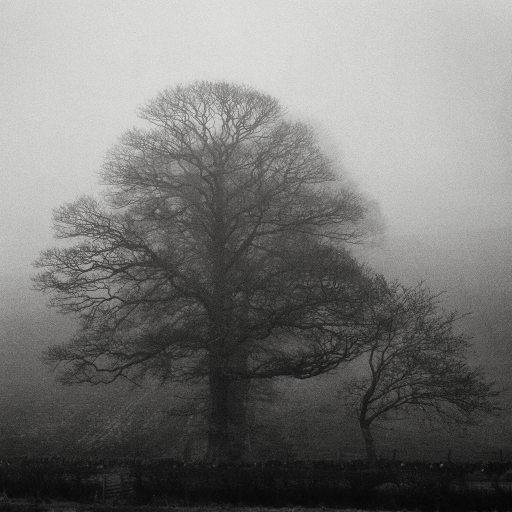
#> input picture detecting-low-contrast/image.png, 1024 x 1024 px (shown at 1/2 size)
$ jupyter execute notebook.ipynb
#> lines starting #> are read from the running program, lines starting #| are printed output that depends on the picture; after the words box and inside, x2 and y2 are one past the last pixel; in counts of white or black regions, pixels touching at a corner belong together
# [Detecting low contrast images with OpenCV, scikit-image, and Python](https://pyimagesearch.com/2021/01/25/detecting-low-contrast-images-with-opencv-scikit-image-and-python/)

If you are able to control the environment and, most importantly, the lighting when you capture an image, the easier it will be to write code to process the image. But is'nt possible to always controll your environment and lighting conditions.

In this cases, you can instead detect when low quality images, specifically low contrast images, are presented to your pipeline. And then, if a low contrast image is detected, you can throw the image out or alert the user to capture an image in better lighting conditions.

## Problems that low contrast images create in computer vision scenarios

A low contrast image has very little difference between light and dark regions, making it hard to see where the boundary of an object begins and the background of the scene starts (due to poor lighting conditions (i.e., not enough light), the boundaries of the card against the background are not well defined).

In this moments, you cannot control the lighting conditions and any parameters hard-coded in the pipeline may result in incorrect output.

So, using low contrast image detection, you can programmatically detect images that are not sufficient for your image processing pipeline. We’ll throw out images/frames that are low contrast and not suitable for our pipeline, while keeping only the ones that we know will produce usable results.

[cell 1]
# !pip install opencv-contrib-python

[cell 2]
# !pip install scikit-image

## Imports

[cell 3]
from skimage.exposure import is_low_contrast
import imutils
import cv2

`threshold` parameter default is `0.35`, which means that if less than 35% of the range of brightness occupies the full range of the data type, then the image is considered low contrast.

[cell 4]
path_image = 'image.png'

image = cv2.imread(path_image)
#> image is the input picture: shape (1024, 1024, 3); mean B, G, R 116.8, 118.5, 118.8
image = imutils.resize(image, width=450)
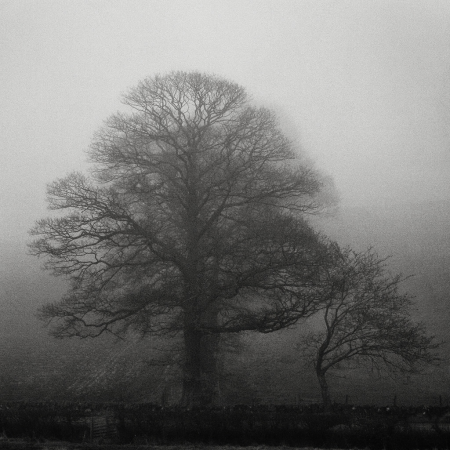
#> image: shape (450, 450, 3); mean B, G, R 116.8, 118.5, 118.8
gray = cv2.cvtColor(image, cv2.COLOR_BGR2GRAY)

# blur the image slightly and perform edge detection
blurred = cv2.GaussianBlur(gray, (5, 5), 0)
edged = cv2.Canny(blurred, 30, 150)
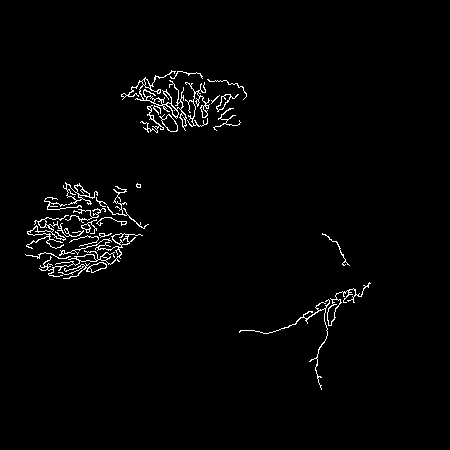
#> edged: shape (450, 450); 1.9% white in thin lines or dots, all inside (x1, y1, x2, y2) = (25, 70, 371, 390)

# initialize the text and color to indicate that the input image is not low contrast
text = "Low contrast: No"
color = (0, 255, 0)

if is_low_contrast(gray, fraction_threshold=0.35):
  # update the text and color
  text = "Low contrast: Yes"
  color = (0, 0, 255)

# otherwise, the image is not low contrast, so we can continue processing it
else:
  # find contours in the edge map and find the largest one,
  # which we'll assume is the outline of our color correction
  # card
  cnts = cv2.findContours(edged.copy(), cv2.RETR_EXTERNAL, cv2.CHAIN_APPROX_SIMPLE)
#> cnts = 27 contours, 12 with area under 20; largest, box (x1, y1, x2, y2) and area: (121, 70, 187, 131) 374, (39, 233, 143, 277) 328, (63, 182, 98, 205) 220, (327, 282, 371, 326) 198, (159, 114, 178, 132) 166
  cnts = imutils.grab_contours(cnts)
  c = max(cnts, key=cv2.contourArea)
#> c = contour of 407 points, box (x1, y1, x2, y2) (121, 70, 187, 131), area 374
  # draw the largest contour on the image
  cv2.drawContours(image, [c], -1, (0, 255, 0), 2)

# draw the text on the output image
cv2.putText(image, text, (5, 25), cv2.FONT_HERSHEY_SIMPLEX, 0.8, color, 2)
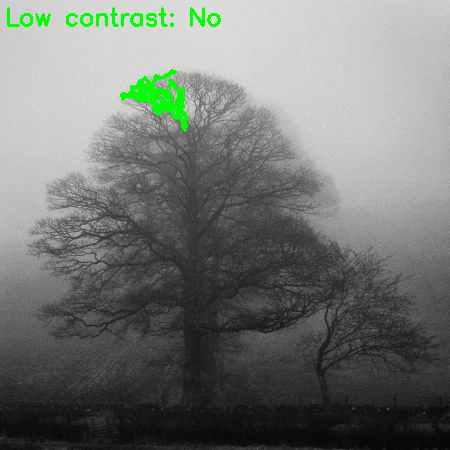
#> image: shape (450, 450, 3); mean B, G, R 114.2, 119.4, 116.2

# show the output image and edge map
cv2.imshow("Image", image)
cv2.imshow("Edge", edged)
cv2.waitKey(0)
